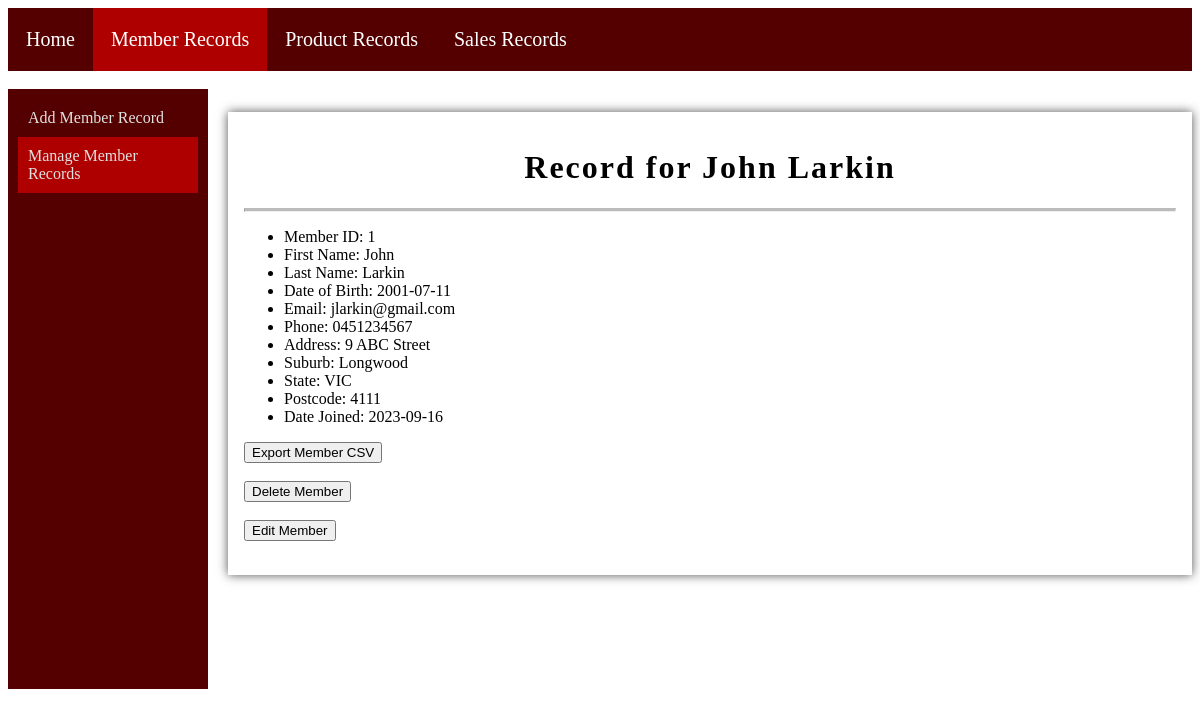
The app's page /displayMemberInfo.php, older data.
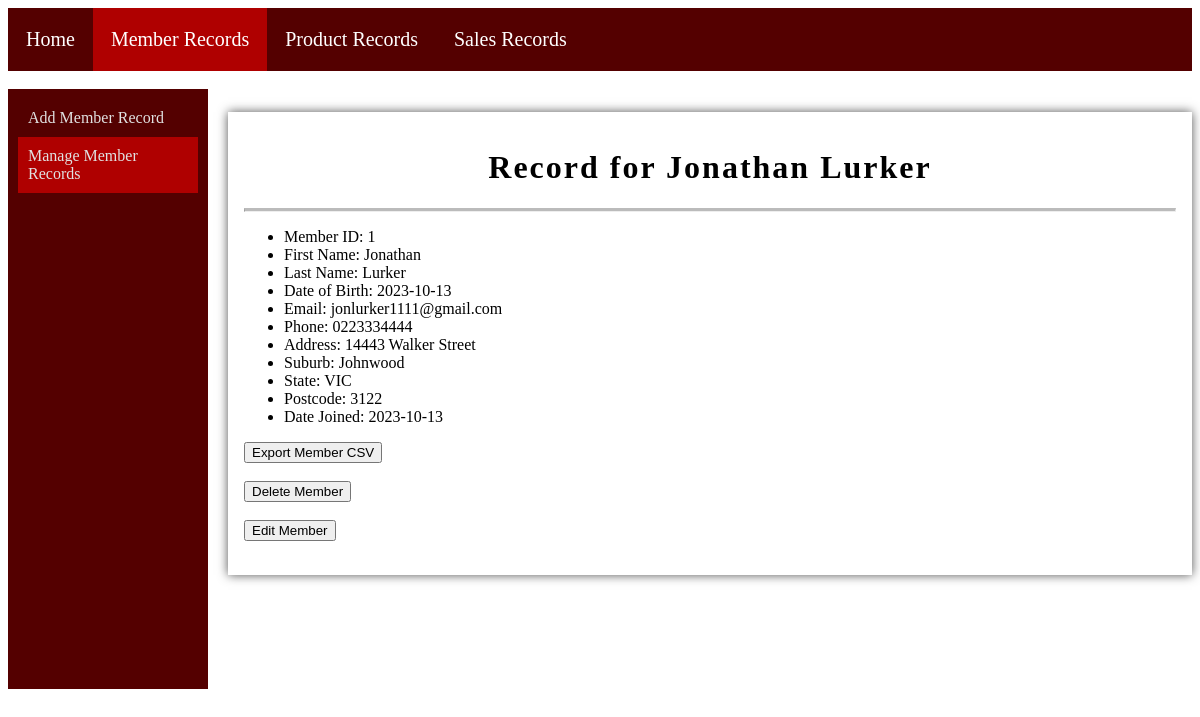
The same page, newer data.
### tables this page shows
CREATE TABLE `member` (
  `MemberID` int(11) NOT NULL,
  `MemberFirstName` varchar(50) NOT NULL,
  `MemberLastName` varchar(50) NOT NULL,
  `MemberDateOfBirth` date DEFAULT NULL,
  `MemberEmail` varchar(40) NOT NULL,
  `MemberPhone` varchar(10) NOT NULL,
  `MemberAddress` varchar(100) NOT NULL,
  `MemberSuburb` varchar(30) NOT NULL,
  `MemberState` varchar(30) NOT NULL,
  `MemberPostcode` int(4) NOT NULL,
  `MemberJoinDate` date NOT NULL
);

### displayMemberInfo.php (the view, shortened to what this page needs)
<!DOCTYPE html>
<html lang="en">
<head>
    <link rel="stylesheet" href="./css/style.css">
</head>
<body>
    <nav class="navigationbar">
        <a href="Home.php">Home</a>
        <a class="onpage" href="member.php">Member Records</a>
        <a href="product.php">Product Records</a>
        <a href="sales.php">Sales Records</a>
    </nav>
    <br>
    <div class="sidebar">
        <nav class="vertical-nav">
            <a href="addMember.php">Add Member Record</a>
            <a class="onpage" href="searchMember.php">Manage Member Records</a>
        </nav>
    </div>
<div id="container">
    <?php
    $fname = $_GET['fname'];
    $lname = $_GET['lname'];
    ?>
    <?php
    $conn = mysqli_connect('localhost', 'root', '', 'gotogro-mrm');
    $SQL = "SELECT * FROM member WHERE MemberFirstName LIKE '%$fname%' AND MemberLastName LIKE '%$lname%'";
    $run = mysqli_query($conn, $SQL) or die(mysqli_error($conn));
    $result = mysqli_num_rows($run);
    if ($result > 0) {
        $row = mysqli_fetch_assoc($run);
        echo "
        <h1 class='center'>Record for " . $row['MemberFirstName'] . " " . $row['MemberLastName'] . "</h1>
        <hr class='divider'>
        <ul>
            <li>Member ID: " . $row['MemberID'] . "</li>
            <li>First Name: " . $row['MemberFirstName'] . "</li>
            <li>Last Name: " . $row['MemberLastName'] . "</li>
            <li>Date of Birth: " . $row['MemberDateOfBirth'] . "</li>
            <li>Email: " . $row['MemberEmail'] . "</li>
            <li>Phone: " . $row['MemberPhone'] . "</li>
            <li>Address: " . $row['MemberAddress'] . "</li>
            <li>Suburb: " . $row['MemberSuburb'] . "</li>
            <li>State: " . $row['MemberState'] . "</li>
            <li>Postcode: " . $row['MemberPostcode'] . "</li>
            <li>Date Joined: " . $row['MemberJoinDate'] . "</li>
        </ul>
        ";
        echo "<button id='exportMemberCSV'>Export Member CSV</button><br><br>";
        echo "<a href='confirmMemberDelete.php?fname=" . $row['MemberFirstName'] . "&lname=" . $row['MemberLastName'] . "&member_id=" . $row['MemberID'] . "'><button>Delete Member</button></a><br><br>";
        echo "<a href='editMember.php?fname=" . $row['MemberFirstName'] . "&lname=" . $row['MemberLastName'] . "&member_id=" . $row['MemberID'] . "'><button>Edit Member</button></a><br><br>";
    }
    ?>
</div>
</body>
</html>

Row changes from the older to the newer data that the page shows:
changed member "VIC": MemberFirstName "John" → "Jonathan"; MemberLastName "Larkin" → "Lurker"; MemberDateOfBirth "2001-07-11" → "2023-10-13"; MemberEmail "jlarkin@gmail.com" → "jonlurker1111@gmail.com"; MemberPhone "0451234567" → "0223334444"; MemberAddress "9 ABC Street" → "14443 Walker Street"; MemberSuburb "Longwood" → "Johnwood"; MemberPostcode "4111" → "3122"; MemberJoinDate "2023-09-16" → "2023-10-13"
